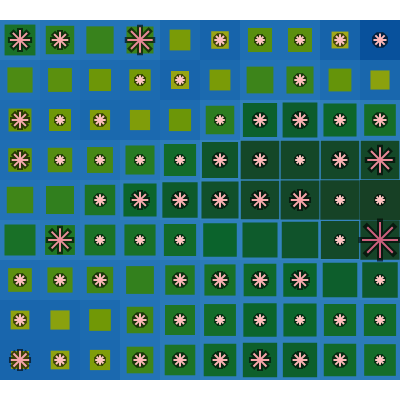

The cell this chart's notebook holds for it:
### Code cell
fig3 = basin.pond() \
    .pad_layer(gap="nogap") \
    .petal_layer() \
    .visualize(**plot_args);

### Figure 1 — Plotly figure (JSON) as saved in the notebook; plotly's stock layout.template omitted (floating-point values rounded to 4 significant figures)
{"data": [{"marker": {"color": "black", "line": {"color": "black", "width": 6}, "opacity": 0.6, "size": [18.4, 11.36, 9.6, 13.12, 13.12, 14.88, 18.4, 14.88, 13.12, 9.6, 11.36, 13.12, 11.36, 9.6, 11.36, 9.6, 11.36, 9.6, 11.36, 11.36, 13.12, 13.12, 14.88, 14.88, 16.64, 9.6, 23.68, 9.6, 9.6, 9.6, 9.6, 36.0, 11.36, 16.64, 14.88, 14.88, 16.64, 18.4, 9.6, 9.6, 16.64, 9.6, 9.6, 9.6, 9.6, 13.12, 13.12, 9.6, 14.88, 25.44, 16.64, 9.6, 11.36, 9.6, 13.12, 14.88, 11.36, 13.12, 9.6, 9.6, 11.36, 20.16, 16.64, 25.44, 11.36, 9.6, 9.6, 11.36, 13.12], "symbol": "asterisk"}, "mode": "markers", "name": "Halo Layer", "x": [0, 1, 2, 3, 4, 5, 6, 7, 8, 9, 0, 3, 4, 5, 6, 7, 8, 9, 0, 1, 2, 4, 5, 6, 7, 9, 1, 2, 3, 4, 8, 9, 2, 3, 4, 5, 6, 7, 8, 9, 0, 1, 2, 3, 4, 5, 6, 7, 8, 9, 0, 1, 2, 5, 6, 7, 8, 9, 3, 4, 7, 0, 1, 3, 5, 6, 7, 8, 9], "y": [0, 0, 0, 0, 0, 0, 0, 0, 0, 0, 1, 1, 1, 1, 1, 1, 1, 1, 2, 2, 2, 2, 2, 2, 2, 2, 3, 3, 3, 3, 3, 3, 4, 4, 4, 4, 4, 4, 4, 4, 5, 5, 5, 5, 5, 5, 5, 5, 5, 5, 6, 6, 6, 6, 6, 6, 6, 6, 7, 7, 7, 8, 8, 8, 8, 8, 8, 8, 8], "type": "scatter"}, {"marker": {"color": [6, 2, 1, 3, 3, 4, 6, 4, 3, 1, 2, 3, 2, 1, 2, 1, 2, 1, 2, 2, 3, 3, 4, 4, 5, 1, 9, 1, 1, 1, 1, 16, 2, 5, 4, 4, 5, 6, 1, 1, 5, 1, 1, 1, 1, 3, 3, 1, 4, 10, 5, 1, 2, 1, 3, 4, 2, 3, 1, 1, 2, 7, 5, 10, 2, 1, 1, 2, 3], "colorscale": [[0.0, "rgb(255, 198, 196)"], [0.3333, "rgb(244, 163, 168)"], [0.6667, "rgb(227, 129, 145)"], [1.0, "rgb(204, 96, 125)"]], "line": {"color": [6, 2, 1, 3, 3, 4, 6, 4, 3, 1, 2, 3, 2, 1, 2, 1, 2, 1, 2, 2, 3, 3, 4, 4, 5, 1, 9, 1, 1, 1, 1, 16, 2, 5, 4, 4, 5, 6, 1, 1, 5, 1, 1, 1, 1, 3, 3, 1, 4, 10, 5, 1, 2, 1, 3, 4, 2, 3, 1, 1, 2, 7, 5, 10, 2, 1, 1, 2, 3], "colorscale": [[0.0, "rgb(255, 198, 196)"], [0.3333, "rgb(244, 163, 168)"], [0.6667, "rgb(227, 129, 145)"], [1.0, "rgb(204, 96, 125)"]], "width": 2}, "opacity": 1, "size": [15.33, 9.467, 8.0, 10.93, 10.93, 12.4, 15.33, 12.4, 10.93, 8.0, 9.467, 10.93, 9.467, 8.0, 9.467, 8.0, 9.467, 8.0, 9.467, 9.467, 10.93, 10.93, 12.4, 12.4, 13.87, 8.0, 19.73, 8.0, 8.0, 8.0, 8.0, 30.0, 9.467, 13.87, 12.4, 12.4, 13.87, 15.33, 8.0, 8.0, 13.87, 8.0, 8.0, 8.0, 8.0, 10.93, 10.93, 8.0, 12.4, 21.2, 13.87, 8.0, 9.467, 8.0, 10.93, 12.4, 9.467, 10.93, 8.0, 8.0, 9.467, 16.8, 13.87, 21.2, 9.467, 8.0, 8.0, 9.467, 10.93], "symbol": "asterisk"}, "mode": "markers", "name": "Training Activation", "x": [0, 1, 2, 3, 4, 5, 6, 7, 8, 9, 0, 3, 4, 5, 6, 7, 8, 9, 0, 1, 2, 4, 5, 6, 7, 9, 1, 2, 3, 4, 8, 9, 2, 3, 4, 5, 6, 7, 8, 9, 0, 1, 2, 3, 4, 5, 6, 7, 8, 9, 0, 1, 2, 5, 6, 7, 8, 9, 3, 4, 7, 0, 1, 3, 5, 6, 7, 8, 9], "y": [0, 0, 0, 0, 0, 0, 0, 0, 0, 0, 1, 1, 1, 1, 1, 1, 1, 1, 2, 2, 2, 2, 2, 2, 2, 2, 3, 3, 3, 3, 3, 3, 4, 4, 4, 4, 4, 4, 4, 4, 5, 5, 5, 5, 5, 5, 5, 5, 5, 5, 6, 6, 6, 6, 6, 6, 6, 6, 7, 7, 7, 8, 8, 8, 8, 8, 8, 8, 8], "type": "scatter"}], "layout": {"shapes": [{"fillcolor": "rgb(24, 101, 172)", "layer": "between", "line": {"width": 0}, "type": "rect", "x0": -0.5, "x1": 0.5, "xref": "x", "y0": -0.5, "y1": 0.5, "yref": "y"}, {"fillcolor": "rgb(25, 102, 173)", "layer": "between", "line": {"width": 0}, "type": "rect", "x0": 0.5, "x1": 1.5, "xref": "x", "y0": -0.5, "y1": 0.5, "yref": "y"}, {"fillcolor": "rgb(27, 105, 175)", "layer": "between", "line": {"width": 0}, "type": "rect", "x0": 1.5, "x1": 2.5, "xref": "x", "y0": -0.5, "y1": 0.5, "yref": "y"}, {"fillcolor": "rgb(35, 115, 182)", "layer": "between", "line": {"width": 0}, "type": "rect", "x0": 2.5, "x1": 3.5, "xref": "x", "y0": -0.5, "y1": 0.5, "yref": "y"}, {"fillcolor": "rgb(42, 122, 185)", "layer": "between", "line": {"width": 0}, "type": "rect", "x0": 3.5, "x1": 4.5, "xref": "x", "y0": -0.5, "y1": 0.5, "yref": "y"}, {"fillcolor": "rgb(45, 125, 187)", "layer": "between", "line": {"width": 0}, "type": "rect", "x0": 4.5, "x1": 5.5, "xref": "x", "y0": -0.5, "y1": 0.5, "yref": "y"}, {"fillcolor": "rgb(48, 128, 189)", "layer": "between", "line": {"width": 0}, "type": "rect", "x0": 5.5, "x1": 6.5, "xref": "x", "y0": -0.5, "y1": 0.5, "yref": "y"}, {"fillcolor": "rgb(48, 128, 189)", "layer": "between", "line": {"width": 0}, "type": "rect", "x0": 6.5, "x1": 7.5, "xref": "x", "y0": -0.5, "y1": 0.5, "yref": "y"}, {"fillcolor": "rgb(45, 125, 187)", "layer": "between", "line": {"width": 0}, "type": "rect", "x0": 7.5, "x1": 8.5, "xref": "x", "y0": -0.5, "y1": 0.5, "yref": "y"}, {"fillcolor": "rgb(43, 123, 186)", "layer": "between", "line": {"width": 0}, "type": "rect", "x0": 8.5, "x1": 9.5, "xref": "x", "y0": -0.5, "y1": 0.5, "yref": "y"}, {"fillcolor": "rgb(25, 102, 173)", "layer": "between", "line": {"width": 0}, "type": "rect", "x0": -0.5, "x1": 0.5, "xref": "x", "y0": 0.5, "y1": 1.5, "yref": "y"}, {"fillcolor": "rgb(25, 103, 173)", "layer": "between", "line": {"width": 0}, "type": "rect", "x0": 0.5, "x1": 1.5, "xref": "x", "y0": 0.5, "y1": 1.5, "yref": "y"}, {"fillcolor": "rgb(28, 107, 176)", "layer": "between", "line": {"width": 0}, "type": "rect", "x0": 1.5, "x1": 2.5, "xref": "x", "y0": 0.5, "y1": 1.5, "yref": "y"}, {"fillcolor": "rgb(35, 115, 182)", "layer": "between", "line": {"width": 0}, "type": "rect", "x0": 2.5, "x1": 3.5, "xref": "x", "y0": 0.5, "y1": 1.5, "yref": "y"}, {"fillcolor": "rgb(41, 121, 185)", "layer": "between", "line": {"width": 0}, "type": "rect", "x0": 3.5, "x1": 4.5, "xref": "x", "y0": 0.5, "y1": 1.5, "yref": "y"}, {"fillcolor": "rgb(44, 124, 187)", "layer": "between", "line": {"width": 0}, "type": "rect", "x0": 4.5, "x1": 5.5, "xref": "x", "y0": 0.5, "y1": 1.5, "yref": "y"}, {"fillcolor": "rgb(46, 126, 188)", "layer": "between", "line": {"width": 0}, "type": "rect", "x0": 5.5, "x1": 6.5, "xref": "x", "y0": 0.5, "y1": 1.5, "yref": "y"}, {"fillcolor": "rgb(46, 126, 188)", "layer": "between", "line": {"width": 0}, "type": "rect", "x0": 6.5, "x1": 7.5, "xref": "x", "y0": 0.5, "y1": 1.5, "yref": "y"}, {"fillcolor": "rgb(44, 124, 187)", "layer": "between", "line": {"width": 0}, "type": "rect", "x0": 7.5, "x1": 8.5, "xref": "x", "y0": 0.5, "y1": 1.5, "yref": "y"}, {"fillcolor": "rgb(44, 124, 187)", "layer": "between", "line": {"width": 0}, "type": "rect", "x0": 8.5, "x1": 9.5, "xref": "x", "y0": 0.5, "y1": 1.5, "yref": "y"}, {"fillcolor": "rgb(31, 110, 179)", "layer": "between", "line": {"width": 0}, "type": "rect", "x0": -0.5, "x1": 0.5, "xref": "x", "y0": 1.5, "y1": 2.5, "yref": "y"}, {"fillcolor": "rgb(33, 113, 181)", "layer": "between", "line": {"width": 0}, "type": "rect", "x0": 0.5, "x1": 1.5, "xref": "x", "y0": 1.5, "y1": 2.5, "yref": "y"}, {"fillcolor": "rgb(35, 115, 182)", "layer": "between", "line": {"width": 0}, "type": "rect", "x0": 1.5, "x1": 2.5, "xref": "x", "y0": 1.5, "y1": 2.5, "yref": "y"}, {"fillcolor": "rgb(37, 117, 183)", "layer": "between", "line": {"width": 0}, "type": "rect", "x0": 2.5, "x1": 3.5, "xref": "x", "y0": 1.5, "y1": 2.5, "yref": "y"}, {"fillcolor": "rgb(40, 120, 184)", "layer": "between", "line": {"width": 0}, "type": "rect", "x0": 3.5, "x1": 4.5, "xref": "x", "y0": 1.5, "y1": 2.5, "yref": "y"}, {"fillcolor": "rgb(43, 123, 186)", "layer": "between", "line": {"width": 0}, "type": "rect", "x0": 4.5, "x1": 5.5, "xref": "x", "y0": 1.5, "y1": 2.5, "yref": "y"}, {"fillcolor": "rgb(45, 125, 187)", "layer": "between", "line": {"width": 0}, "type": "rect", "x0": 5.5, "x1": 6.5, "xref": "x", "y0": 1.5, "y1": 2.5, "yref": "y"}, {"fillcolor": "rgb(46, 126, 188)", "layer": "between", "line": {"width": 0}, "type": "rect", "x0": 6.5, "x1": 7.5, "xref": "x", "y0": 1.5, "y1": 2.5, "yref": "y"}, {"fillcolor": "rgb(48, 128, 189)", "layer": "between", "line": {"width": 0}, "type": "rect", "x0": 7.5, "x1": 8.5, "xref": "x", "y0": 1.5, "y1": 2.5, "yref": "y"}, {"fillcolor": "rgb(50, 130, 190)", "layer": "between", "line": {"width": 0}, "type": "rect", "x0": 8.5, "x1": 9.5, "xref": "x", "y0": 1.5, "y1": 2.5, "yref": "y"}, {"fillcolor": "rgb(42, 122, 186)", "layer": "between", "line": {"width": 0}, "type": "rect", "x0": -0.5, "x1": 0.5, "xref": "x", "y0": 2.5, "y1": 3.5, "yref": "y"}, {"fillcolor": "rgb(40, 120, 185)", "layer": "between", "line": {"width": 0}, "type": "rect", "x0": 0.5, "x1": 1.5, "xref": "x", "y0": 2.5, "y1": 3.5, "yref": "y"}, {"fillcolor": "rgb(42, 122, 186)", "layer": "between", "line": {"width": 0}, "type": "rect", "x0": 1.5, "x1": 2.5, "xref": "x", "y0": 2.5, "y1": 3.5, "yref": "y"}, {"fillcolor": "rgb(42, 122, 186)", "layer": "between", "line": {"width": 0}, "type": "rect", "x0": 2.5, "x1": 3.5, "xref": "x", "y0": 2.5, "y1": 3.5, "yref": "y"}, {"fillcolor": "rgb(44, 124, 187)", "layer": "between", "line": {"width": 0}, "type": "rect", "x0": 3.5, "x1": 4.5, "xref": "x", "y0": 2.5, "y1": 3.5, "yref": "y"}, {"fillcolor": "rgb(47, 127, 188)", "layer": "between", "line": {"width": 0}, "type": "rect", "x0": 4.5, "x1": 5.5, "xref": "x", "y0": 2.5, "y1": 3.5, "yref": "y"}, {"fillcolor": "rgb(49, 129, 189)", "layer": "between", "line": {"width": 0}, "type": "rect", "x0": 5.5, "x1": 6.5, "xref": "x", "y0": 2.5, "y1": 3.5, "yref": "y"}, {"fillcolor": "rgb(51, 131, 190)", "layer": "between", "line": {"width": 0}, "type": "rect", "x0": 6.5, "x1": 7.5, "xref": "x", "y0": 2.5, "y1": 3.5, "yref": "y"}, {"fillcolor": "rgb(54, 134, 192)", "layer": "between", "line": {"width": 0}, "type": "rect", "x0": 7.5, "x1": 8.5, "xref": "x", "y0": 2.5, "y1": 3.5, "yref": "y"}, {"fillcolor": "rgb(56, 136, 193)", "layer": "between", "line": {"width": 0}, "type": "rect", "x0": 8.5, "x1": 9.5, "xref": "x", "y0": 2.5, "y1": 3.5, "yref": "y"}, {"fillcolor": "rgb(35, 115, 182)", "layer": "between", "line": {"width": 0}, "type": "rect", "x0": -0.5, "x1": 0.5, "xref": "x", "y0": 3.5, "y1": 4.5, "yref": "y"}, {"fillcolor": "rgb(37, 117, 183)", "layer": "between", "line": {"width": 0}, "type": "rect", "x0": 0.5, "x1": 1.5, "xref": "x", "y0": 3.5, "y1": 4.5, "yref": "y"}, {"fillcolor": "rgb(41, 121, 185)", "layer": "between", "line": {"width": 0}, "type": "rect", "x0": 1.5, "x1": 2.5, "xref": "x", "y0": 3.5, "y1": 4.5, "yref": "y"}, {"fillcolor": "rgb(46, 126, 188)", "layer": "between", "line": {"width": 0}, "type": "rect", "x0": 2.5, "x1": 3.5, "xref": "x", "y0": 3.5, "y1": 4.5, "yref": "y"}, {"fillcolor": "rgb(49, 129, 189)", "layer": "between", "line": {"width": 0}, "type": "rect", "x0": 3.5, "x1": 4.5, "xref": "x", "y0": 3.5, "y1": 4.5, "yref": "y"}, {"fillcolor": "rgb(52, 132, 191)", "layer": "between", "line": {"width": 0}, "type": "rect", "x0": 4.5, "x1": 5.5, "xref": "x", "y0": 3.5, "y1": 4.5, "yref": "y"}, {"fillcolor": "rgb(54, 134, 192)", "layer": "between", "line": {"width": 0}, "type": "rect", "x0": 5.5, "x1": 6.5, "xref": "x", "y0": 3.5, "y1": 4.5, "yref": "y"}, {"fillcolor": "rgb(55, 135, 192)", "layer": "between", "line": {"width": 0}, "type": "rect", "x0": 6.5, "x1": 7.5, "xref": "x", "y0": 3.5, "y1": 4.5, "yref": "y"}, {"fillcolor": "rgb(56, 136, 193)", "layer": "between", "line": {"width": 0}, "type": "rect", "x0": 7.5, "x1": 8.5, "xref": "x", "y0": 3.5, "y1": 4.5, "yref": "y"}, {"fillcolor": "rgb(57, 137, 193)", "layer": "between", "line": {"width": 0}, "type": "rect", "x0": 8.5, "x1": 9.5, "xref": "x", "y0": 3.5, "y1": 4.5, "yref": "y"}, {"fillcolor": "rgb(31, 110, 179)", "layer": "between", "line": {"width": 0}, "type": "rect", "x0": -0.5, "x1": 0.5, "xref": "x", "y0": 4.5, "y1": 5.5, "yref": "y"}, {"fillcolor": "rgb(32, 112, 180)", "layer": "between", "line": {"width": 0}, "type": "rect", "x0": 0.5, "x1": 1.5, "xref": "x", "y0": 4.5, "y1": 5.5, "yref": "y"}, {"fillcolor": "rgb(34, 114, 181)", "layer": "between", "line": {"width": 0}, "type": "rect", "x0": 1.5, "x1": 2.5, "xref": "x", "y0": 4.5, "y1": 5.5, "yref": "y"}, {"fillcolor": "rgb(39, 119, 184)", "layer": "between", "line": {"width": 0}, "type": "rect", "x0": 2.5, "x1": 3.5, "xref": "x", "y0": 4.5, "y1": 5.5, "yref": "y"}, {"fillcolor": "rgb(44, 124, 187)", "layer": "between", "line": {"width": 0}, "type": "rect", "x0": 3.5, "x1": 4.5, "xref": "x", "y0": 4.5, "y1": 5.5, "yref": "y"}, {"fillcolor": "rgb(51, 131, 190)", "layer": "between", "line": {"width": 0}, "type": "rect", "x0": 4.5, "x1": 5.5, "xref": "x", "y0": 4.5, "y1": 5.5, "yref": "y"}, {"fillcolor": "rgb(55, 135, 192)", "layer": "between", "line": {"width": 0}, "type": "rect", "x0": 5.5, "x1": 6.5, "xref": "x", "y0": 4.5, "y1": 5.5, "yref": "y"}, {"fillcolor": "rgb(55, 135, 192)", "layer": "between", "line": {"width": 0}, "type": "rect", "x0": 6.5, "x1": 7.5, "xref": "x", "y0": 4.5, "y1": 5.5, "yref": "y"}, {"fillcolor": "rgb(54, 134, 192)", "layer": "between", "line": {"width": 0}, "type": "rect", "x0": 7.5, "x1": 8.5, "xref": "x", "y0": 4.5, "y1": 5.5, "yref": "y"}, {"fillcolor": "rgb(55, 135, 192)", "layer": "between", "line": {"width": 0}, "type": "rect", "x0": 8.5, "x1": 9.5, "xref": "x", "y0": 4.5, "y1": 5.5, "yref": "y"}, {"fillcolor": "rgb(30, 109, 178)", "layer": "between", "line": {"width": 0}, "type": "rect", "x0": -0.5, "x1": 0.5, "xref": "x", "y0": 5.5, "y1": 6.5, "yref": "y"}, {"fillcolor": "rgb(29, 108, 177)", "layer": "between", "line": {"width": 0}, "type": "rect", "x0": 0.5, "x1": 1.5, "xref": "x", "y0": 5.5, "y1": 6.5, "yref": "y"}, {"fillcolor": "rgb(26, 105, 174)", "layer": "between", "line": {"width": 0}, "type": "rect", "x0": 1.5, "x1": 2.5, "xref": "x", "y0": 5.5, "y1": 6.5, "yref": "y"}, {"fillcolor": "rgb(27, 105, 175)", "layer": "between", "line": {"width": 0}, "type": "rect", "x0": 2.5, "x1": 3.5, "xref": "x", "y0": 5.5, "y1": 6.5, "yref": "y"}, {"fillcolor": "rgb(29, 108, 177)", "layer": "between", "line": {"width": 0}, "type": "rect", "x0": 3.5, "x1": 4.5, "xref": "x", "y0": 5.5, "y1": 6.5, "yref": "y"}, {"fillcolor": "rgb(38, 118, 184)", "layer": "between", "line": {"width": 0}, "type": "rect", "x0": 4.5, "x1": 5.5, "xref": "x", "y0": 5.5, "y1": 6.5, "yref": "y"}, {"fillcolor": "rgb(48, 128, 188)", "layer": "between", "line": {"width": 0}, "type": "rect", "x0": 5.5, "x1": 6.5, "xref": "x", "y0": 5.5, "y1": 6.5, "yref": "y"}, {"fillcolor": "rgb(49, 129, 189)", "layer": "between", "line": {"width": 0}, "type": "rect", "x0": 6.5, "x1": 7.5, "xref": "x", "y0": 5.5, "y1": 6.5, "yref": "y"}, {"fillcolor": "rgb(46, 126, 188)", "layer": "between", "line": {"width": 0}, "type": "rect", "x0": 7.5, "x1": 8.5, "xref": "x", "y0": 5.5, "y1": 6.5, "yref": "y"}, {"fillcolor": "rgb(43, 123, 186)", "layer": "between", "line": {"width": 0}, "type": "rect", "x0": 8.5, "x1": 9.5, "xref": "x", "y0": 5.5, "y1": 6.5, "yref": "y"}, {"fillcolor": "rgb(33, 113, 181)", "layer": "between", "line": {"width": 0}, "type": "rect", "x0": -0.5, "x1": 0.5, "xref": "x", "y0": 6.5, "y1": 7.5, "yref": "y"}, {"fillcolor": "rgb(31, 110, 179)", "layer": "between", "line": {"width": 0}, "type": "rect", "x0": 0.5, "x1": 1.5, "xref": "x", "y0": 6.5, "y1": 7.5, "yref": "y"}, {"fillcolor": "rgb(29, 108, 177)", "layer": "between", "line": {"width": 0}, "type": "rect", "x0": 1.5, "x1": 2.5, "xref": "x", "y0": 6.5, "y1": 7.5, "yref": "y"}, {"fillcolor": "rgb(28, 107, 176)", "layer": "between", "line": {"width": 0}, "type": "rect", "x0": 2.5, "x1": 3.5, "xref": "x", "y0": 6.5, "y1": 7.5, "yref": "y"}, {"fillcolor": "rgb(24, 101, 172)", "layer": "between", "line": {"width": 0}, "type": "rect", "x0": 3.5, "x1": 4.5, "xref": "x", "y0": 6.5, "y1": 7.5, "yref": "y"}, {"fillcolor": "rgb(27, 106, 175)", "layer": "between", "line": {"width": 0}, "type": "rect", "x0": 4.5, "x1": 5.5, "xref": "x", "y0": 6.5, "y1": 7.5, "yref": "y"}, {"fillcolor": "rgb(35, 115, 182)", "layer": "between", "line": {"width": 0}, "type": "rect", "x0": 5.5, "x1": 6.5, "xref": "x", "y0": 6.5, "y1": 7.5, "yref": "y"}, {"fillcolor": "rgb(36, 116, 182)", "layer": "between", "line": {"width": 0}, "type": "rect", "x0": 6.5, "x1": 7.5, "xref": "x", "y0": 6.5, "y1": 7.5, "yref": "y"}, {"fillcolor": "rgb(30, 109, 178)", "layer": "between", "line": {"width": 0}, "type": "rect", "x0": 7.5, "x1": 8.5, "xref": "x", "y0": 6.5, "y1": 7.5, "yref": "y"}, {"fillcolor": "rgb(25, 103, 173)", "layer": "between", "line": {"width": 0}, "type": "rect", "x0": 8.5, "x1": 9.5, "xref": "x", "y0": 6.5, "y1": 7.5, "yref": "y"}, {"fillcolor": "rgb(42, 122, 186)", "layer": "between", "line": {"width": 0}, "type": "rect", "x0": -0.5, "x1": 0.5, "xref": "x", "y0": 7.5, "y1": 8.5, "yref": "y"}, {"fillcolor": "rgb(38, 118, 184)", "layer": "between", "line": {"width": 0}, "type": "rect", "x0": 0.5, "x1": 1.5, "xref": "x", "y0": 7.5, "y1": 8.5, "yref": "y"}, {"fillcolor": "rgb(36, 116, 183)", "layer": "between", "line": {"width": 0}, "type": "rect", "x0": 1.5, "x1": 2.5, "xref": "x", "y0": 7.5, "y1": 8.5, "yref": "y"}, {"fillcolor": "rgb(36, 116, 182)", "layer": "between", "line": {"width": 0}, "type": "rect", "x0": 2.5, "x1": 3.5, "xref": "x", "y0": 7.5, "y1": 8.5, "yref": "y"}, {"fillcolor": "rgb(27, 106, 175)", "layer": "between", "line": {"width": 0}, "type": "rect", "x0": 3.5, "x1": 4.5, "xref": "x", "y0": 7.5, "y1": 8.5, "yref": "y"}, {"fillcolor": "rgb(23, 100, 171)", "layer": "between", "line": {"width": 0}, "type": "rect", "x0": 4.5, "x1": 5.5, "xref": "x", "y0": 7.5, "y1": 8.5, "yref": "y"}, {"fillcolor": "rgb(31, 111, 179)", "layer": "between", "line": {"width": 0}, "type": "rect", "x0": 5.5, "x1": 6.5, "xref": "x", "y0": 7.5, "y1": 8.5, "yref": "y"}, {"fillcolor": "rgb(31, 111, 179)", "layer": "between", "line": {"width": 0}, "type": "rect", "x0": 6.5, "x1": 7.5, "xref": "x", "y0": 7.5, "y1": 8.5, "yref": "y"}, {"fillcolor": "rgb(22, 99, 170)", "layer": "between", "line": {"width": 0}, "type": "rect", "x0": 7.5, "x1": 8.5, "xref": "x", "y0": 7.5, "y1": 8.5, "yref": "y"}, {"fillcolor": "rgb(8, 81, 156)", "layer": "between", "line": {"width": 0}, "type": "rect", "x0": 8.5, "x1": 9.5, "xref": "x", "y0": 7.5, "y1": 8.5, "yref": "y"}, {"fillcolor": "rgb(152, 165, 19)", "layer": "between", "line": {"width": 0}, "type": "rect", "x0": -0.2229, "x1": 0.2229, "xref": "x", "y0": -0.2229, "y1": 0.2229, "yref": "y"}, {"fillcolor": "rgb(144, 163, 16)", "layer": "between", "line": {"width": 0}, "type": "rect", "x0": 0.7668, "x1": 1.233, "xref": "x", "y0": -0.2332, "y1": 0.2332, "yref": "y"}, {"fillcolor": "rgb(128, 157, 10)", "layer": "between", "line": {"width": 0}, "type": "rect", "x0": 1.747, "x1": 2.253, "xref": "x", "y0": -0.2528, "y1": 0.2528, "yref": "y"}, {"fillcolor": "rgb(62, 133, 25)", "layer": "between", "line": {"width": 0}, "type": "rect", "x0": 2.667, "x1": 3.333, "xref": "x", "y0": -0.3329, "y1": 0.3329, "yref": "y"}, {"fillcolor": "rgb(28, 115, 38)", "layer": "between", "line": {"width": 0}, "type": "rect", "x0": 3.618, "x1": 4.382, "xref": "x", "y0": -0.382, "y1": 0.382, "yref": "y"}, {"fillcolor": "rgb(16, 104, 42)", "layer": "between", "line": {"width": 0}, "type": "rect", "x0": 4.593, "x1": 5.407, "xref": "x", "y0": -0.4067, "y1": 0.4067, "yref": "y"}, {"fillcolor": "rgb(13, 95, 44)", "layer": "between", "line": {"width": 0}, "type": "rect", "x0": 5.571, "x1": 6.429, "xref": "x", "y0": -0.4288, "y1": 0.4288, "yref": "y"}, {"fillcolor": "rgb(13, 95, 44)", "layer": "between", "line": {"width": 0}, "type": "rect", "x0": 6.572, "x1": 7.428, "xref": "x", "y0": -0.4284, "y1": 0.4284, "yref": "y"}, {"fillcolor": "rgb(17, 105, 42)", "layer": "between", "line": {"width": 0}, "type": "rect", "x0": 7.595, "x1": 8.405, "xref": "x", "y0": -0.4051, "y1": 0.4051, "yref": "y"}, {"fillcolor": "rgb(21, 109, 41)", "layer": "between", "line": {"width": 0}, "type": "rect", "x0": 8.605, "x1": 9.395, "xref": "x", "y0": -0.3955, "y1": 0.3955, "yref": "y"}, {"fillcolor": "rgb(143, 162, 15)", "layer": "between", "line": {"width": 0}, "type": "rect", "x0": -0.2344, "x1": 0.2344, "xref": "x", "y0": 0.7656, "y1": 1.234, "yref": "y"}, {"fillcolor": "rgb(138, 161, 14)", "layer": "between", "line": {"width": 0}, "type": "rect", "x0": 0.76, "x1": 1.24, "xref": "x", "y0": 0.76, "y1": 1.24, "yref": "y"}, {"fillcolor": "rgb(113, 152, 6)", "layer": "between", "line": {"width": 0}, "type": "rect", "x0": 1.729, "x1": 2.271, "xref": "x", "y0": 0.729, "y1": 1.271, "yref": "y"}, {"fillcolor": "rgb(64, 133, 24)", "layer": "between", "line": {"width": 0}, "type": "rect", "x0": 2.669, "x1": 3.331, "xref": "x", "y0": 0.6688, "y1": 1.331, "yref": "y"}, {"fillcolor": "rgb(31, 117, 37)", "layer": "between", "line": {"width": 0}, "type": "rect", "x0": 3.624, "x1": 4.376, "xref": "x", "y0": 0.6243, "y1": 1.376, "yref": "y"}, {"fillcolor": "rgb(20, 108, 41)", "layer": "between", "line": {"width": 0}, "type": "rect", "x0": 4.602, "x1": 5.398, "xref": "x", "y0": 0.6017, "y1": 1.398, "yref": "y"}, {"fillcolor": "rgb(11, 100, 44)", "layer": "between", "line": {"width": 0}, "type": "rect", "x0": 5.584, "x1": 6.416, "xref": "x", "y0": 0.5838, "y1": 1.416, "yref": "y"}, {"fillcolor": "rgb(12, 101, 44)", "layer": "between", "line": {"width": 0}, "type": "rect", "x0": 6.585, "x1": 7.415, "xref": "x", "y0": 0.5854, "y1": 1.415, "yref": "y"}, {"fillcolor": "rgb(18, 106, 42)", "layer": "between", "line": {"width": 0}, "type": "rect", "x0": 7.598, "x1": 8.402, "xref": "x", "y0": 0.5977, "y1": 1.402, "yref": "y"}, {"fillcolor": "rgb(18, 106, 42)", "layer": "between", "line": {"width": 0}, "type": "rect", "x0": 8.598, "x1": 9.402, "xref": "x", "y0": 0.5978, "y1": 1.402, "yref": "y"}, {"fillcolor": "rgb(93, 144, 14)", "layer": "between", "line": {"width": 0}, "type": "rect", "x0": -0.2957, "x1": 0.2957, "xref": "x", "y0": 1.704, "y1": 2.296, "yref": "y"}, {"fillcolor": "rgb(77, 139, 19)", "layer": "between", "line": {"width": 0}, "type": "rect", "x0": 0.6854, "x1": 1.315, "xref": "x", "y0": 1.685, "y1": 2.315, "yref": "y"}, {"fillcolor": "rgb(65, 134, 24)", "layer": "between", "line": {"width": 0}, "type": "rect", "x0": 1.671, "x1": 2.329, "xref": "x", "y0": 1.671, "y1": 2.329, "yref": "y"}, {"fillcolor": "rgb(51, 128, 29)", "layer": "between", "line": {"width": 0}, "type": "rect", "x0": 2.653, "x1": 3.347, "xref": "x", "y0": 1.653, "y1": 2.347, "yref": "y"}, {"fillcolor": "rgb(34, 120, 36)", "layer": "between", "line": {"width": 0}, "type": "rect", "x0": 3.632, "x1": 4.368, "xref": "x", "y0": 1.632, "y1": 2.368, "yref": "y"}, {"fillcolor": "rgb(24, 112, 40)", "layer": "between", "line": {"width": 0}, "type": "rect", "x0": 4.61, "x1": 5.39, "xref": "x", "y0": 1.61, "y1": 2.39, "yref": "y"}, {"fillcolor": "rgb(15, 104, 43)", "layer": "between", "line": {"width": 0}, "type": "rect", "x0": 5.591, "x1": 6.409, "xref": "x", "y0": 1.591, "y1": 2.409, "yref": "y"}, {"fillcolor": "rgb(11, 100, 44)", "layer": "between", "line": {"width": 0}, "type": "rect", "x0": 6.582, "x1": 7.418, "xref": "x", "y0": 1.582, "y1": 2.418, "yref": "y"}, {"fillcolor": "rgb(13, 94, 44)", "layer": "between", "line": {"width": 0}, "type": "rect", "x0": 7.568, "x1": 8.432, "xref": "x", "y0": 1.568, "y1": 2.432, "yref": "y"}, {"fillcolor": "rgb(15, 88, 43)", "layer": "between", "line": {"width": 0}, "type": "rect", "x0": 8.556, "x1": 9.444, "xref": "x", "y0": 1.556, "y1": 2.444, "yref": "y"}, {"fillcolor": "rgb(25, 112, 39)", "layer": "between", "line": {"width": 0}, "type": "rect", "x0": -0.3875, "x1": 0.3875, "xref": "x", "y0": 2.612, "y1": 3.388, "yref": "y"}, {"fillcolor": "rgb(32, 119, 37)", "layer": "between", "line": {"width": 0}, "type": "rect", "x0": 0.6271, "x1": 1.373, "xref": "x", "y0": 2.627, "y1": 3.373, "yref": "y"}, {"fillcolor": "rgb(27, 114, 39)", "layer": "between", "line": {"width": 0}, "type": "rect", "x0": 1.616, "x1": 2.384, "xref": "x", "y0": 2.616, "y1": 3.384, "yref": "y"}, {"fillcolor": "rgb(25, 112, 39)", "layer": "between", "line": {"width": 0}, "type": "rect", "x0": 2.611, "x1": 3.389, "xref": "x", "y0": 2.611, "y1": 3.389, "yref": "y"}, {"fillcolor": "rgb(18, 106, 42)", "layer": "between", "line": {"width": 0}, "type": "rect", "x0": 3.598, "x1": 4.402, "xref": "x", "y0": 2.598, "y1": 3.402, "yref": "y"}, {"fillcolor": "rgb(11, 99, 44)", "layer": "between", "line": {"width": 0}, "type": "rect", "x0": 4.58, "x1": 5.42, "xref": "x", "y0": 2.58, "y1": 3.42, "yref": "y"}, {"fillcolor": "rgb(14, 91, 44)", "layer": "between", "line": {"width": 0}, "type": "rect", "x0": 5.562, "x1": 6.438, "xref": "x", "y0": 2.562, "y1": 3.438, "yref": "y"}, {"fillcolor": "rgb(16, 83, 43)", "layer": "between", "line": {"width": 0}, "type": "rect", "x0": 6.544, "x1": 7.456, "xref": "x", "y0": 2.544, "y1": 3.456, "yref": "y"}, {"fillcolor": "rgb(20, 73, 41)", "layer": "between", "line": {"width": 0}, "type": "rect", "x0": 7.522, "x1": 8.478, "xref": "x", "y0": 2.522, "y1": 3.478, "yref": "y"}, {"fillcolor": "rgb(21, 67, 39)", "layer": "between", "line": {"width": 0}, "type": "rect", "x0": 8.509, "x1": 9.491, "xref": "x", "y0": 2.509, "y1": 3.491, "yref": "y"}, {"fillcolor": "rgb(64, 134, 24)", "layer": "between", "line": {"width": 0}, "type": "rect", "x0": -0.3305, "x1": 0.3305, "xref": "x", "y0": 3.67, "y1": 4.33, "yref": "y"}, {"fillcolor": "rgb(49, 127, 30)", "layer": "between", "line": {"width": 0}, "type": "rect", "x0": 0.6501, "x1": 1.35, "xref": "x", "y0": 3.65, "y1": 4.35, "yref": "y"}, {"fillcolor": "rgb(29, 115, 38)", "layer": "between", "line": {"width": 0}, "type": "rect", "x0": 1.619, "x1": 2.381, "xref": "x", "y0": 3.619, "y1": 4.381, "yref": "y"}, {"fillcolor": "rgb(12, 101, 44)", "layer": "between", "line": {"width": 0}, "type": "rect", "x0": 2.586, "x1": 3.414, "xref": "x", "y0": 3.586, "y1": 4.414, "yref": "y"}, {"fillcolor": "rgb(14, 90, 44)", "layer": "between", "line": {"width": 0}, "type": "rect", "x0": 3.559, "x1": 4.441, "xref": "x", "y0": 3.559, "y1": 4.441, "yref": "y"}, {"fillcolor": "rgb(17, 80, 43)", "layer": "between", "line": {"width": 0}, "type": "rect", "x0": 4.537, "x1": 5.463, "xref": "x", "y0": 3.537, "y1": 4.463, "yref": "y"}, {"fillcolor": "rgb(20, 73, 41)", "layer": "between", "line": {"width": 0}, "type": "rect", "x0": 5.521, "x1": 6.479, "xref": "x", "y0": 3.521, "y1": 4.479, "yref": "y"}, {"fillcolor": "rgb(20, 70, 40)", "layer": "between", "line": {"width": 0}, "type": "rect", "x0": 6.515, "x1": 7.485, "xref": "x", "y0": 3.515, "y1": 4.485, "yref": "y"}, {"fillcolor": "rgb(22, 67, 38)", "layer": "between", "line": {"width": 0}, "type": "rect", "x0": 7.507, "x1": 8.493, "xref": "x", "y0": 3.507, "y1": 4.493, "yref": "y"}, {"fillcolor": "rgb(23, 64, 37)", "layer": "between", "line": {"width": 0}, "type": "rect", "x0": 8.5, "x1": 9.5, "xref": "x", "y0": 3.5, "y1": 4.5, "yref": "y"}, {"fillcolor": "rgb(94, 145, 13)", "layer": "between", "line": {"width": 0}, "type": "rect", "x0": -0.2939, "x1": 0.2939, "xref": "x", "y0": 4.706, "y1": 5.294, "yref": "y"}, {"fillcolor": "rgb(84, 141, 17)", "layer": "between", "line": {"width": 0}, "type": "rect", "x0": 0.694, "x1": 1.306, "xref": "x", "y0": 4.694, "y1": 5.306, "yref": "y"}, {"fillcolor": "rgb(70, 136, 22)", "layer": "between", "line": {"width": 0}, "type": "rect", "x0": 1.677, "x1": 2.323, "xref": "x", "y0": 4.677, "y1": 5.323, "yref": "y"}, {"fillcolor": "rgb(39, 123, 35)", "layer": "between", "line": {"width": 0}, "type": "rect", "x0": 2.637, "x1": 3.363, "xref": "x", "y0": 4.637, "y1": 5.363, "yref": "y"}, {"fillcolor": "rgb(18, 107, 42)", "layer": "between", "line": {"width": 0}, "type": "rect", "x0": 3.598, "x1": 4.402, "xref": "x", "y0": 4.598, "y1": 5.402, "yref": "y"}, {"fillcolor": "rgb(16, 85, 43)", "layer": "between", "line": {"width": 0}, "type": "rect", "x0": 4.549, "x1": 5.451, "xref": "x", "y0": 4.549, "y1": 5.451, "yref": "y"}, {"fillcolor": "rgb(20, 71, 40)", "layer": "between", "line": {"width": 0}, "type": "rect", "x0": 5.517, "x1": 6.483, "xref": "x", "y0": 4.517, "y1": 5.483, "yref": "y"}, {"fillcolor": "rgb(20, 71, 40)", "layer": "between", "line": {"width": 0}, "type": "rect", "x0": 6.517, "x1": 7.483, "xref": "x", "y0": 4.517, "y1": 5.483, "yref": "y"}, {"fillcolor": "rgb(20, 72, 41)", "layer": "between", "line": {"width": 0}, "type": "rect", "x0": 7.52, "x1": 8.48, "xref": "x", "y0": 4.52, "y1": 5.48, "yref": "y"}, {"fillcolor": "rgb(20, 72, 40)", "layer": "between", "line": {"width": 0}, "type": "rect", "x0": 8.518, "x1": 9.482, "xref": "x", "y0": 4.518, "y1": 5.482, "yref": "y"}, {"fillcolor": "rgb(100, 147, 11)", "layer": "between", "line": {"width": 0}, "type": "rect", "x0": -0.2868, "x1": 0.2868, "xref": "x", "y0": 5.713, "y1": 6.287, "yref": "y"}, {"fillcolor": "rgb(110, 151, 7)", "layer": "between", "line": {"width": 0}, "type": "rect", "x0": 0.7255, "x1": 1.274, "xref": "x", "y0": 5.726, "y1": 6.274, "yref": "y"}, {"fillcolor": "rgb(129, 157, 10)", "layer": "between", "line": {"width": 0}, "type": "rect", "x0": 1.748, "x1": 2.252, "xref": "x", "y0": 5.748, "y1": 6.252, "yref": "y"}, {"fillcolor": "rgb(128, 157, 10)", "layer": "between", "line": {"width": 0}, "type": "rect", "x0": 2.747, "x1": 3.253, "xref": "x", "y0": 5.747, "y1": 6.253, "yref": "y"}, {"fillcolor": "rgb(108, 150, 8)", "layer": "between", "line": {"width": 0}, "type": "rect", "x0": 3.723, "x1": 4.277, "xref": "x", "y0": 5.723, "y1": 6.277, "yref": "y"}, {"fillcolor": "rgb(44, 125, 33)", "layer": "between", "line": {"width": 0}, "type": "rect", "x0": 4.644, "x1": 5.356, "xref": "x", "y0": 5.644, "y1": 6.356, "yref": "y"}, {"fillcolor": "rgb(12, 96, 44)", "layer": "between", "line": {"width": 0}, "type": "rect", "x0": 5.573, "x1": 6.427, "xref": "x", "y0": 5.573, "y1": 6.427, "yref": "y"}, {"fillcolor": "rgb(13, 92, 44)", "layer": "between", "line": {"width": 0}, "type": "rect", "x0": 6.565, "x1": 7.435, "xref": "x", "y0": 5.565, "y1": 6.435, "yref": "y"}, {"fillcolor": "rgb(13, 102, 43)", "layer": "between", "line": {"width": 0}, "type": "rect", "x0": 7.587, "x1": 8.413, "xref": "x", "y0": 5.587, "y1": 6.413, "yref": "y"}, {"fillcolor": "rgb(22, 109, 40)", "layer": "between", "line": {"width": 0}, "type": "rect", "x0": 8.605, "x1": 9.395, "xref": "x", "y0": 5.605, "y1": 6.395, "yref": "y"}, {"fillcolor": "rgb(77, 139, 19)", "layer": "between", "line": {"width": 0}, "type": "rect", "x0": -0.3145, "x1": 0.3145, "xref": "x", "y0": 6.685, "y1": 7.315, "yref": "y"}, {"fillcolor": "rgb(91, 144, 14)", "layer": "between", "line": {"width": 0}, "type": "rect", "x0": 0.7025, "x1": 1.298, "xref": "x", "y0": 6.702, "y1": 7.298, "yref": "y"}, {"fillcolor": "rgb(109, 150, 8)", "layer": "between", "line": {"width": 0}, "type": "rect", "x0": 1.724, "x1": 2.276, "xref": "x", "y0": 6.724, "y1": 7.276, "yref": "y"}, {"fillcolor": "rgb(116, 153, 5)", "layer": "between", "line": {"width": 0}, "type": "rect", "x0": 2.733, "x1": 3.267, "xref": "x", "y0": 6.733, "y1": 7.267, "yref": "y"}, {"fillcolor": "rgb(151, 165, 19)", "layer": "between", "line": {"width": 0}, "type": "rect", "x0": 3.775, "x1": 4.225, "xref": "x", "y0": 6.775, "y1": 7.225, "yref": "y"}, {"fillcolor": "rgb(122, 155, 7)", "layer": "between", "line": {"width": 0}, "type": "rect", "x0": 4.74, "x1": 5.26, "xref": "x", "y0": 6.74, "y1": 7.26, "yref": "y"}, {"fillcolor": "rgb(61, 132, 26)", "layer": "between", "line": {"width": 0}, "type": "rect", "x0": 5.665, "x1": 6.335, "xref": "x", "y0": 6.665, "y1": 7.335, "yref": "y"}, {"fillcolor": "rgb(58, 131, 27)", "layer": "between", "line": {"width": 0}, "type": "rect", "x0": 6.662, "x1": 7.338, "xref": "x", "y0": 6.662, "y1": 7.338, "yref": "y"}, {"fillcolor": "rgb(101, 148, 10)", "layer": "between", "line": {"width": 0}, "type": "rect", "x0": 7.715, "x1": 8.285, "xref": "x", "y0": 6.715, "y1": 7.285, "yref": "y"}, {"fillcolor": "rgb(139, 161, 14)", "layer": "between", "line": {"width": 0}, "type": "rect", "x0": 8.761, "x1": 9.239, "xref": "x", "y0": 6.761, "y1": 7.239, "yref": "y"}, {"fillcolor": "rgb(26, 113, 39)", "layer": "between", "line": {"width": 0}, "type": "rect", "x0": -0.3856, "x1": 0.3856, "xref": "x", "y0": 7.614, "y1": 8.386, "yref": "y"}, {"fillcolor": "rgb(45, 125, 32)", "layer": "between", "line": {"width": 0}, "type": "rect", "x0": 0.6447, "x1": 1.355, "xref": "x", "y0": 7.645, "y1": 8.355, "yref": "y"}, {"fillcolor": "rgb(56, 130, 28)", "layer": "between", "line": {"width": 0}, "type": "rect", "x0": 1.659, "x1": 2.341, "xref": "x", "y0": 7.659, "y1": 8.341, "yref": "y"}, {"fillcolor": "rgb(59, 131, 26)", "layer": "between", "line": {"width": 0}, "type": "rect", "x0": 2.663, "x1": 3.337, "xref": "x", "y0": 7.663, "y1": 8.337, "yref": "y"}, {"fillcolor": "rgb(122, 155, 7)", "layer": "between", "line": {"width": 0}, "type": "rect", "x0": 3.74, "x1": 4.26, "xref": "x", "y0": 7.74, "y1": 8.26, "yref": "y"}, {"fillcolor": "rgb(155, 166, 20)", "layer": "between", "line": {"width": 0}, "type": "rect", "x0": 4.781, "x1": 5.219, "xref": "x", "y0": 7.781, "y1": 8.219, "yref": "y"}, {"fillcolor": "rgb(88, 143, 15)", "layer": "between", "line": {"width": 0}, "type": "rect", "x0": 5.699, "x1": 6.301, "xref": "x", "y0": 7.699, "y1": 8.301, "yref": "y"}, {"fillcolor": "rgb(90, 143, 15)", "layer": "between", "line": {"width": 0}, "type": "rect", "x0": 6.701, "x1": 7.299, "xref": "x", "y0": 7.701, "y1": 8.299, "yref": "y"}, {"fillcolor": "rgb(162, 169, 26)", "layer": "between", "line": {"width": 0}, "type": "rect", "x0": 7.79, "x1": 8.21, "xref": "x", "y0": 7.79, "y1": 8.21, "yref": "y"}, {"fillcolor": "rgb(239, 225, 156)", "layer": "between", "line": {"width": 0}, "type": "rect", "x0": 8.933, "x1": 9.067, "xref": "x", "y0": 7.933, "y1": 8.067, "yref": "y"}], "xaxis": {"showticklabels": false, "range": [-0.5, 9.5], "scaleanchor": "y", "constrain": "domain", "ticks": "", "ticklen": 10, "ticklabelstandoff": 0, "zeroline": false, "showgrid": false}, "yaxis": {"showticklabels": false, "range": [-0.5, 8.5], "constrain": "domain", "ticks": "", "ticklen": 10, "ticklabelstandoff": 0, "zeroline": false, "showgrid": false}, "margin": {"l": 0, "r": 0, "t": 0, "b": 0, "pad": 0}, "font": {"size": 35}, "autosize": true, "showlegend": false, "width": 400, "height": 400, "paper_bgcolor": "rgba(0,0,0,0)", "plot_bgcolor": "rgba(0,0,0,0)"}}
